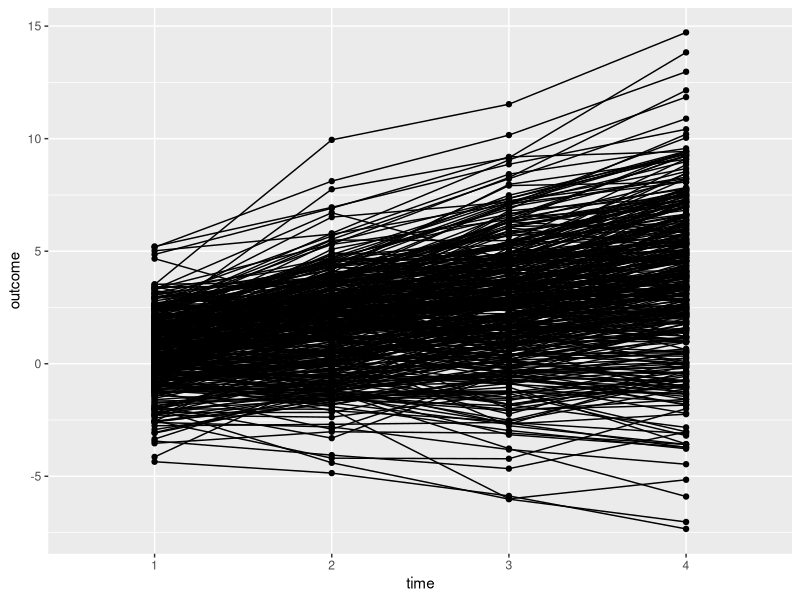
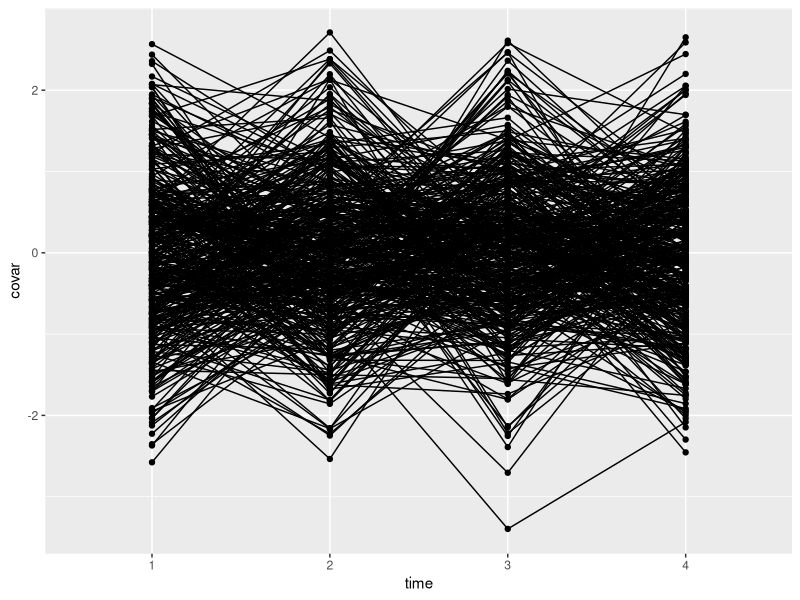
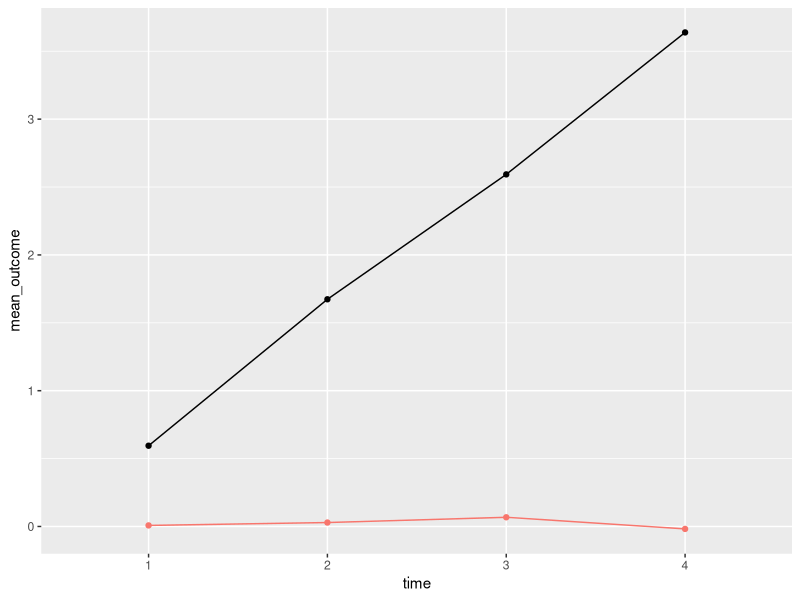

R code for these plots, in order:
#-------------------------------------------
# Set up
#-------------------------------------------

library(lavaan)
library(tidyverse)
library(lme4)

data = Demo.growth

#-----------------------------------------
# reshape wide to long for MLM
#-----------------------------------------

data <- data %>%
  mutate(id = cur_group_rows())

data_long <- data %>%
  select(id, starts_with("t"), x1, x2) %>%
  pivot_longer(cols = starts_with("t"),
               names_to = "time",
               names_prefix = "t",
               values_to = "outcome") %>%
  left_join(data %>%
              select(id, starts_with("c")) %>%
              pivot_longer(cols = starts_with("c"),
                           names_to = "time",
                           names_prefix = "c",
                           values_to = "covar"), 
            by = c("id", "time")) %>%
  mutate(t = as.numeric(time) - 1)

#-----------------------------------------
# summary of descriptives
#-----------------------------------------

summary <- data_long %>%
  group_by(time) %>%
  summarise(mean_outcome=mean(outcome, na.rm=T),
            mean_covar=mean(covar, na.rm=T),
            sd_outcome=sd(outcome, na.rm=T),
            sd_covar=sd(covar, na.rm=T))

#-----------------------------------------
# plot trends over time
#-----------------------------------------

(plot_outcome <- ggplot(data_long, 
                       aes(x=time, y=outcome, group=id)) +
  geom_line() + geom_point())

(plot_covar <- ggplot(data_long, 
                        aes(x=time, y=covar, group=id)) +
    geom_line() + geom_point())


(plot_averages <- ggplot(summary, 
                         aes(x=time, y=mean_outcome, group = 1)) +
  geom_line() + geom_point() +
  geom_line(aes(x=time, y=mean_covar, colour="red", group = 1)) +
  geom_point(aes(x=time, y=mean_covar, colour="red", group = 1)) +
  theme(legend.position = "none"))
